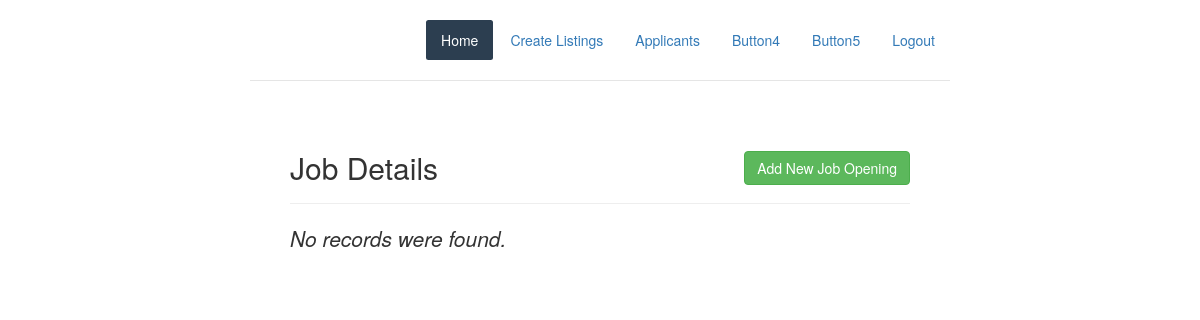
Before: /jobapp/recruiter/ind.php with the older database file.
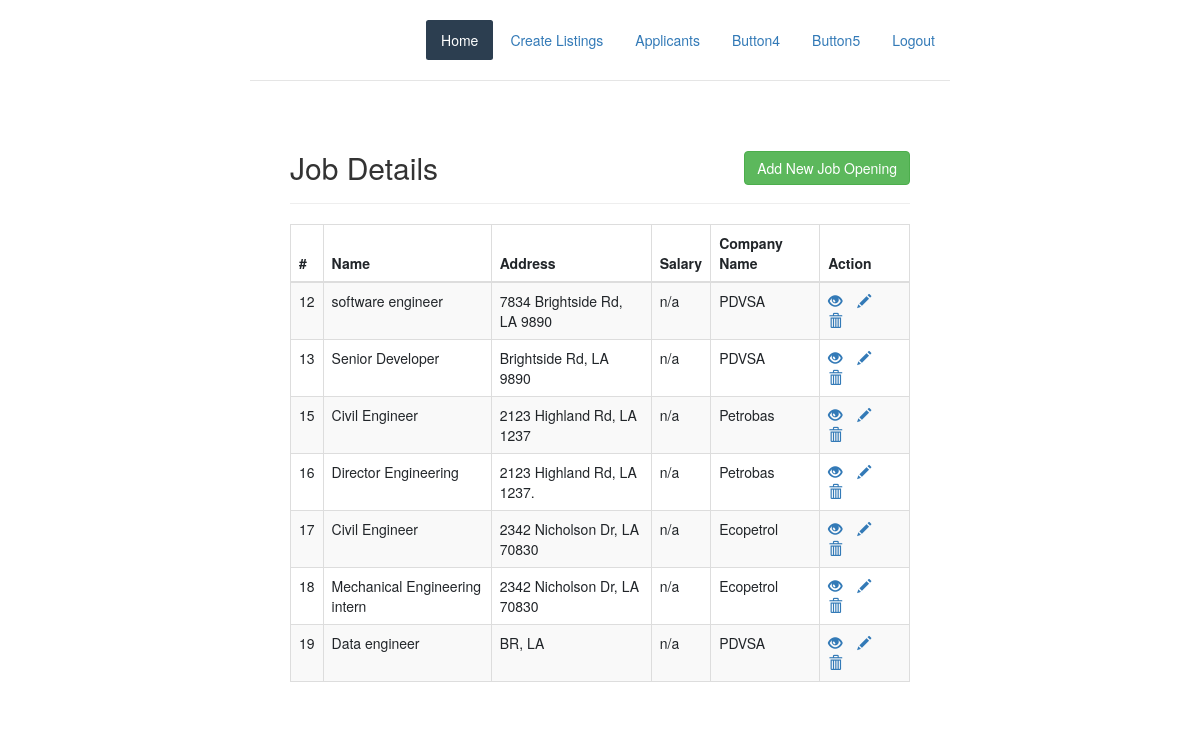
After: the same page with the newer database file.
### tables this page shows
CREATE TABLE `Job_Opening` (
  `id` int(11) NOT NULL,
  `name` varchar(100) NOT NULL,
  `address` varchar(100) NOT NULL,
  `company` varchar(100) NOT NULL,
  `salary` varchar(100) NOT NULL
);

### jobapp/recruiter/ind.php (the view, shortened to what this page needs)
<?php include 'inc/rheader.php' ?>
<!DOCTYPE html>
<html lang="en">
<head>
    <link rel="stylesheet" href="https://maxcdn.bootstrapcdn.com/bootstrap/3.3.7/css/bootstrap.css">
</head>
<body>
    <div class="wrapper">
        <div class="container-fluid">
            <div class="row">
                <div class="col-md-12">
                    <div class="page-header clearfix">
                        <h2 class="pull-left">Job Details</h2>
                        <a href="create.php" class="btn btn-success pull-right">Add New Job Opening</a>
                    </div>
                    <?php
                    require_once "config.php";
                    $sql = "SELECT * FROM Job_Opening";
                    if($result = mysqli_query($link, $sql)){
                        if(mysqli_num_rows($result) > 0){
                            echo "<table class='table table-bordered table-striped'>";
                                echo "<thead>";
                                    echo "<tr>";
                                        echo "<th>#</th>";
                                        echo "<th>Name</th>";
                                        echo "<th>Address</th>";
                                        echo "<th>Salary</th>";
                                        echo "<th>Company Name</th>";
                                        echo "<th>Action</th>";
                                    echo "</tr>";
                                echo "</thead>";
                                echo "<tbody>";
                                while($row = mysqli_fetch_array($result)){
                                    echo "<tr>";
                                        echo "<td>" . $row['id'] . "</td>";
                                        echo "<td>" . $row['name'] . "</td>";
                                        echo "<td>" . $row['address'] . "</td>";
                                        echo "<td>" . $row['salary'] . "</td>";
                                        echo "<td>" . $row['company'] . "</td>";
                                        echo "<td>";
                                            echo "<a href='read.php?id=". $row['id'] ."' title='View Record' data-toggle='tooltip'><span class='glyphicon glyphicon-eye-open'></span></a>";
                                            echo "<a href='update.php?id=". $row['id'] ."' title='Update Record' data-toggle='tooltip'><span class='glyphicon glyphicon-pencil'></span></a>";
                                            echo "<a href='delete.php?id=". $row['id'] ."' title='Delete Record' data-toggle='tooltip'><span class='glyphicon glyphicon-trash'></span></a>";
                                        echo "</td>";
                                    echo "</tr>";
                                }
                                echo "</tbody>";
                            echo "</table>";
                        } else{
                            echo "<p class='lead'><em>No records were found.</em></p>";
                        }
                    } else{
                        echo "ERROR: Could not able to execute $sql. " . mysqli_error($link);
                    }
                    ?>
                </div>
            </div>
        </div>
    </div>
</body>
</html>

### jobapp/recruiter/inc/rheader.php (shortened to what this page needs)
<!DOCTYPE html>
<html>
<head>
    <link rel="stylesheet" href="https://bootswatch.com/4/flatly/bootstrap.min.css">
    <link rel="stylesheet" href="css/styles.css">
</head>
<body>
    <div class="container">
      <div class="header clearfix">
        <nav>
          <ul class="nav nav-pills float-right">
            <li class="nav-item"><a class="nav-link active" href="./recruiter_home.php">Home </a></li>
            <li class="nav-item"><a class="nav-link" href="ind.php">Create Listings</a></li>
            <li class="nav-item"><a class="nav-link" href="./recruiter_applicants.php">Applicants</a></li>
            <li class="nav-item"><a class="nav-link" href="./recruiter_page4.php">Button4</a></li>
            <li class="nav-item"><a class="nav-link" href="./recruiter_page5.php">Button5</a></li>
            <li class="nav-item"><a class="nav-link" href="../logout.php">Logout</a></li>
          </ul>
        </nav>
      </div>

### jobapp - Apr. 6/css/styles.css (style rules this page uses)
body { padding-top: 20px; padding-bottom: 20px; }
.header, .marketing, .footer { padding-right: 15px; padding-left: 15px; }
.header { padding-bottom: 20px; border-bottom: 1px solid #e5e5e5; }
@media (min-width: 768px) { .container { max-width: 730px; } }
@media screen and (min-width: 768px) { .header, .marketing, .footer { padding-right: 0; padding-left: 0; } }
@media screen and (min-width: 768px) { .header { margin-bottom: 30px; } }

### jobapp/recruiter/ind.php (style rules this page uses)
.wrapper { width: 650px; margin: 0 auto; }
.page-header h2 { margin-top: 0; }
table tr td:last-child a { margin-right: 15px; }

Changed rows visible on the page:
added job_opening: id "12", name "software engineer", address "7834 Brightside Rd, LA 9890", salary "n/a", company "PDVSA"
added job_opening: id "13", name "Senior Developer", address "Brightside Rd, LA 9890", salary "n/a", company "PDVSA"
added job_opening: id "15", name "Civil Engineer", address "2123 Highland Rd, LA 1237", salary "n/a", company "Petrobas"
added job_opening: id "16", name "Director Engineering", address "2123 Highland Rd, LA 1237.", salary "n/a", company "Petrobas"
added job_opening: id "17", name "Civil Engineer", address "2342 Nicholson Dr, LA 70830", salary "n/a", company "Ecopetrol"
added job_opening: id "18", name "Mechanical Engineering intern", address "2342 Nicholson Dr, LA 70830", salary "n/a", company "Ecopetrol"
added job_opening: id "19", name "Data engineer", address "BR, LA", salary "n/a", company "PDVSA"
Other visible differences:
text no longer shown: "No records were found."
text now shown: "# Name Address Salary Company Name Action"
